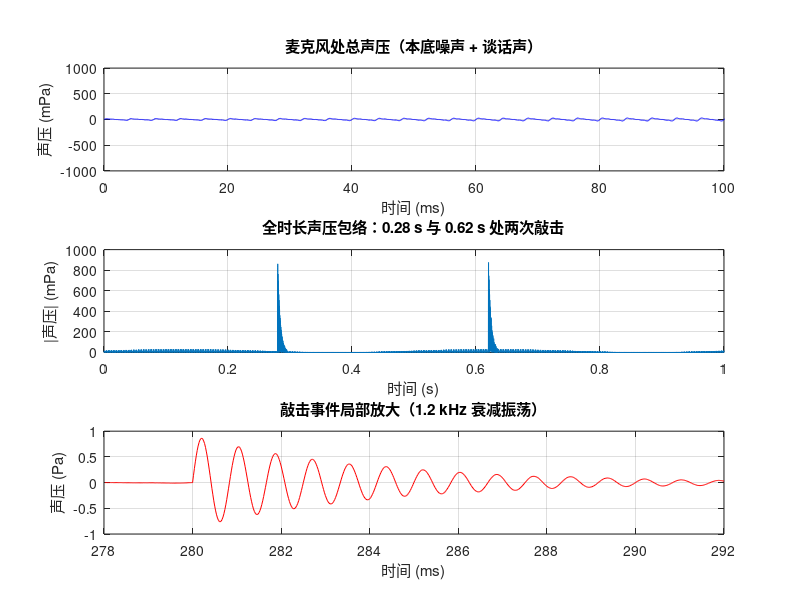
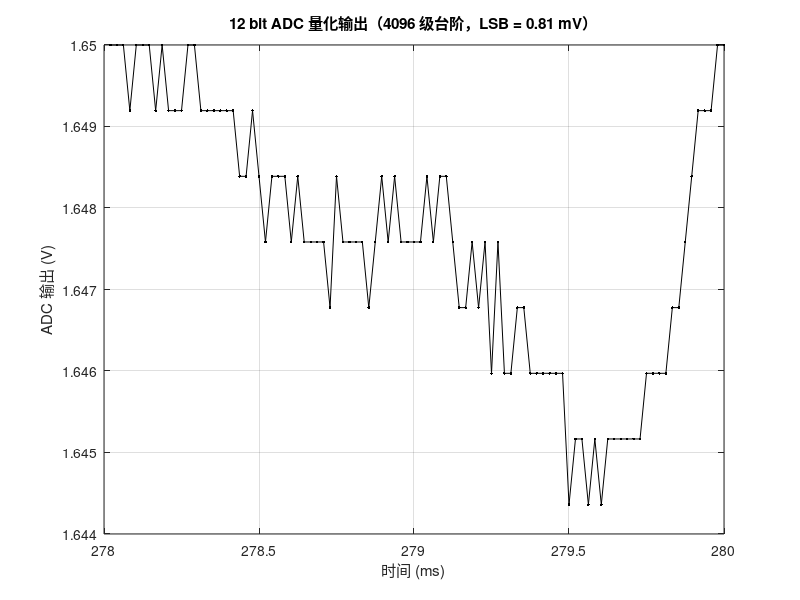
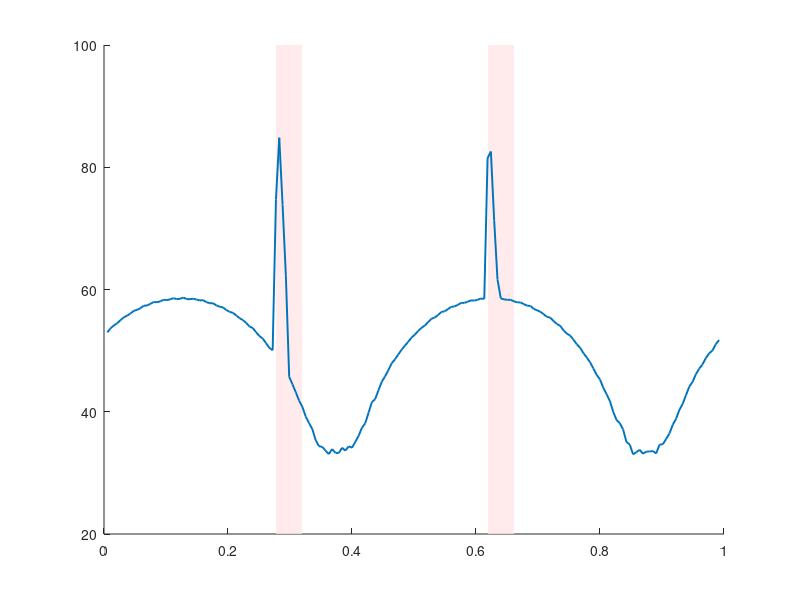

The MATLAB source for these figures, in order: (Note: this script raises an error after producing the figures.)
%% sound_sensor_sim.m
% 声音传感器（驻极体 / MEMS 麦克风模块）采集链路与声音事件检测仿真
%
% 仿真链路：
%   声源声压 -> 麦克风换能(灵敏度) -> 前置放大 -> 直流偏置 -> 输出限幅
%            -> 12 bit ADC 量化 -> 去直流 -> 分段 RMS 包络 -> dB SPL
%            -> 阈值触发 + 去抖保持 -> 声音事件输出
%
% 运行环境：MATLAB R2024b，只用基础函数，不依赖任何工具箱
% 输出    ：命令窗口检测报告 + 工作区 4 张 png 图

clear; clc; close all;

%% ===================== 1. 仿真参数 =====================
fs   = 48000;                    % 采样率 (Hz)
Tsim = 1.0;                      % 仿真时长 (s)
t    = (0:1/fs:Tsim-1/fs).';     % 时间向量 (s)
N    = numel(t);
p_ref = 20e-6;                   % 参考声压 20 uPa
rng(7);                          % 固定随机数，结果可复现

sens_dBV = -38;                  % 麦克风灵敏度 (dBV/Pa)
sens_V   = 10^(sens_dBV/20);     % 电压灵敏度 (V/Pa)
gain     = 40;                   % 前置放大倍数
vdd      = 3.3;                  % 供电 / ADC 参考电压 (V)
v_bias   = vdd/2;                % 单电源直流偏置 (V)
nbit     = 12;                   % ADC 位数
lsb      = vdd/2^nbit;           % 量化步长 (V)
thr_spl  = 70;                   % 事件触发阈值 (dB SPL)
hold_ms  = 30;                   % 触发去抖保持时间 (ms)

%% ===================== 2. 声源合成 =====================
p_noise = 8e-4 * randn(N,1);                    % 环境本底噪声 (Pa)

f0  = 250;                                      % 谈话声基频 (Hz)
hum = zeros(N,1);                               % 预分配谐波叠加缓冲
for k = 1:4
    hum = hum + (1/k)*sin(2*pi*f0*k*t);         % 1~4 次谐波，幅度按 1/k
end
env_talk = 0.5*(1 + sin(2*pi*2*t));             % 2 Hz 说话节奏包络
p_talk   = 0.02 * env_talk .* hum;              % 谈话声 (Pa)

knock_pos  = round([0.28 0.62]*fs) + 1;         % 两次敲击事件起始样点
knock_len  = round(0.015*fs);                   % 敲击脉冲长度 15 ms
n_knock    = (0:knock_len-1).';
knock_wave = 0.9 * exp(-n_knock/(0.004*fs)) .* sin(2*pi*1200*n_knock/fs);
p_knock    = zeros(N,1);                        % 预分配敲击声缓冲
for ii = 1:numel(knock_pos)
    idx = knock_pos(ii) + n_knock;              % 定位写入，避免逐点循环
    p_knock(idx) = p_knock(idx) + knock_wave;
end

p_sound = p_noise + p_talk + p_knock;           % 到达麦克风的总声压 (Pa)

%% ===================== 3. 麦克风换能与模拟前端 =====================
v_mic = sens_V * p_sound;                       % 换能输出 (V)
v_amp = gain * v_mic;                           % 前置放大 (V)
v_afe = v_bias + v_amp;                         % 单电源直流偏置 (V)
v_afe = min(max(v_afe, 0), vdd);                % 输出限幅（削波）

%% ===================== 4. ADC 量化 =====================
code = round(v_afe/lsb);                        % 量化码值
code = min(max(code, 0), 2^nbit - 1);           % 限定有效码范围
adc  = code * lsb;                              % 量化后电压 (V)
%% ===================== 5. 数字域处理：RMS 包络与声压级 =====================
x     = adc - mean(adc);                        % 去直流
win   = 512;                                    % 帧长 512 点 ≈ 10.7 ms
hop   = win/2;                                  % 50% 重叠
w     = hann(win);                              % 汉宁窗
w_pow = sum(w.^2);                              % 窗能量归一化因子
nfrm  = floor((N - win)/hop) + 1;               % 帧数
env   = zeros(nfrm,1);                          % 预分配 RMS 包络 (V)
t_env = zeros(nfrm,1);                          % 预分配帧中心时刻 (s)
for m = 1:nfrm
    s0  = (m-1)*hop + 1;
    seg = x(s0:s0+win-1);
    env(m)   = sqrt(sum((seg.*w).^2)/w_pow);    % 无偏 RMS 电压
    t_env(m) = (s0 + win/2 - 1)/fs;
end

p_rms = env/(gain*sens_V);                      % 反推声压 RMS (Pa)
spl   = 20*log10(max(p_rms, eps)/p_ref);        % 声压级 (dB SPL)

%% ===================== 6. 阈值触发与事件提取 =====================
flag      = spl >= thr_spl;                     % 超阈值初判
hold_n    = max(1, round(hold_ms/1000*fs/hop)); % 保持帧数
flag_hold = flag;
last_on = -Inf;                                 % 最近一次超阈值帧号
for m = 1:nfrm
    if flag(m)
        last_on = m;                            % 刷新触发帧
    end
    if ~flag(m) && (m - last_on) <= hold_n
        flag_hold(m) = true;                    % 只在保持窗口内补位，不无限延长
    end
end

d      = diff([false; flag_hold; false]);       % 边沿检测
i_on   = find(d ==  1);
i_off  = find(d == -1) - 1;
nev    = min(numel(i_on), numel(i_off));
ev_str = t_env(i_on(1:nev));                    % 事件起始时刻 (s)
ev_end = t_env(i_off(1:nev));                   % 事件结束时刻 (s)
ev_dur = ev_end - ev_str;                       % 事件判定时长 (s)
ev_pk  = zeros(nev,1);                          % 预分配事件峰值
for k = 1:nev
    ev_pk(k) = max(spl(i_on(k):i_off(k)));
end

%% ===================== 7. 灵敏度标定自检 =====================
t_cal   = (0:1/fs:0.2-1/fs).';
p_cal   = sqrt(2)*p_ref*10^(94/20)*sin(2*pi*1000*t_cal);  % 94 dB SPL 标定声
v_cal   = min(max(gain*sens_V*p_cal + v_bias, 0), vdd);   % 通过模拟前端
c_cal   = min(max(round(v_cal/lsb), 0), 2^nbit-1) * lsb;  % ADC 量化后电压 (V)
spl_cal = 20*log10(rms(c_cal - mean(c_cal))/(gain*sens_V)/p_ref);

%% ===================== 8. 命令窗口报告 =====================
fprintf('========== 声音传感器仿真报告 ==========\n');
fprintf('采样率            : %d Hz\n', fs);
fprintf('仿真时长          : %.2f s (%d 点)\n', Tsim, N);
fprintf('麦克风灵敏度      : %.4f V/Pa (%.0f dBV/Pa)\n', sens_V, sens_dBV);
fprintf('前置放大 / 供电   : x%.1f / %.1f V\n', gain, vdd);
fprintf('ADC               : %d bit, LSB = %.3f mV\n', nbit, lsb*1e3);
fprintf('----------------------------------------\n');
fprintf('标定自检          : 输入 94.00 dB SPL -> 测得 %.2f dB SPL (误差 %+.2f dB)\n', spl_cal, spl_cal-94);
fprintf('本底噪声峰值      : %.1f dB SPL\n', 20*log10(max(abs(p_noise))/p_ref));
fprintf('谈话声峰值        : %.1f dB SPL\n', 20*log10(max(abs(p_talk))/p_ref));
fprintf('敲击声峰值        : %.1f dB SPL\n', 20*log10(max(abs(p_knock))/p_ref));
fprintf('触发阈值          : %.0f dB SPL\n', thr_spl);
fprintf('检出声音事件      : %d 个\n', nev);
for k = 1:nev
    fprintf('  事件 %d : 起始 %.3f s, 持续 %.1f ms, 峰值 %.1f dB SPL\n', ...
            k, ev_str(k), ev_dur(k)*1e3, ev_pk(k));
end
fprintf('========================================\n');
%% ===================== 9. 绘图并保存 png（无显示环境也可用） =====================
fig1 = figure('Visible','off','Color','w','Position',[80 80 900 640]);
subplot(3,1,1);
plot(t*1e3, p_sound*1e3, 'b'); grid on; xlim([0 100]);
xlabel('时间 (ms)'); ylabel('声压 (mPa)');
title('麦克风处总声压（本底噪声 + 谈话声）');
subplot(3,1,2);
plot(t, abs(p_sound)*1e3, 'Color',[0 0.45 0.74]); grid on;
xlabel('时间 (s)'); ylabel('|声压| (mPa)');
title('全时长声压包络：0.28 s 与 0.62 s 处两次敲击');
subplot(3,1,3);
sel = t >= 0.278 & t <= 0.292;
plot(t(sel)*1e3, p_sound(sel), 'r'); grid on;
xlabel('时间 (ms)'); ylabel('声压 (Pa)');
title('敲击事件局部放大（1.2 kHz 衰减振荡）');
exportgraphics(fig1, 'sound_sensor_waveform.png', 'Resolution', 120);

fig2 = figure('Visible','off','Color','w','Position',[80 80 900 420]);
sel2 = t >= 0.278 & t <= 0.280;
plot(t(sel2)*1e3, adc(sel2), 'k.-'); grid on;
xlabel('时间 (ms)'); ylabel('ADC 输出 (V)');
title(sprintf('%d bit ADC 量化输出（%d 级台阶，LSB = %.2f mV）', nbit, 2^nbit, lsb*1e3));
exportgraphics(fig2, 'sound_sensor_adc.png', 'Resolution', 120);

fig3 = figure('Visible','off','Color','w','Position',[80 80 900 460]);
hold on;
yb = [20 20 100 100];
for k = 1:nev
    patch([ev_str(k) ev_end(k) ev_end(k) ev_str(k)], yb, [1 0.9 0.9], ...
          'EdgeColor','none','FaceAlpha',0.8);
end
plot(t_env, spl, 'LineWidth', 1.4, 'Color', [0 0.45 0.74]);
yline(thr_spl, '--r', sprintf('触发阈值 %d dB SPL', thr_spl), 'LineWidth', 1.2);
hold off; grid on; set(gca,'Layer','top');
xlabel('时间 (s)'); ylabel('声压级 (dB SPL)');
xlim([0 Tsim]); ylim([20 100]);
title(sprintf('分段 RMS 包络声压级，检出 %d 个声音事件', nev));
exportgraphics(fig3, 'sound_sensor_spl.png', 'Resolution', 120);

fig4 = figure('Visible','off','Color','w','Position',[80 80 900 420]);
wn = hann(N);
X  = fft(x.*wn)/sum(wn);                        % 相干增益归一
Xa = abs(X(1:N/2+1))*2;                         % 单边幅值谱 (V)
Pa = Xa/(gain*sens_V);                          % 折算为声压幅值 (Pa)
f  = (0:N/2).'*fs/N;
L  = 20*log10(max(Pa, 1e-5*p_ref)/p_ref);       % 幅值谱电平 (dB SPL)
plot(f, L, 'Color', [0.1 0.1 0.1]); grid on;
xlim([0 6000]); ylim([-20 100]);
xlabel('频率 (Hz)'); ylabel('幅值谱 (dB SPL)');
title('数字输出幅值谱：250 Hz 谐波族 + 敲击宽带分量');
exportgraphics(fig4, 'sound_sensor_spectrum.png', 'Resolution', 120);

fprintf('图像已保存：sound_sensor_waveform.png / sound_sensor_adc.png\n');
fprintf('            sound_sensor_spl.png / sound_sensor_spectrum.png\n');
